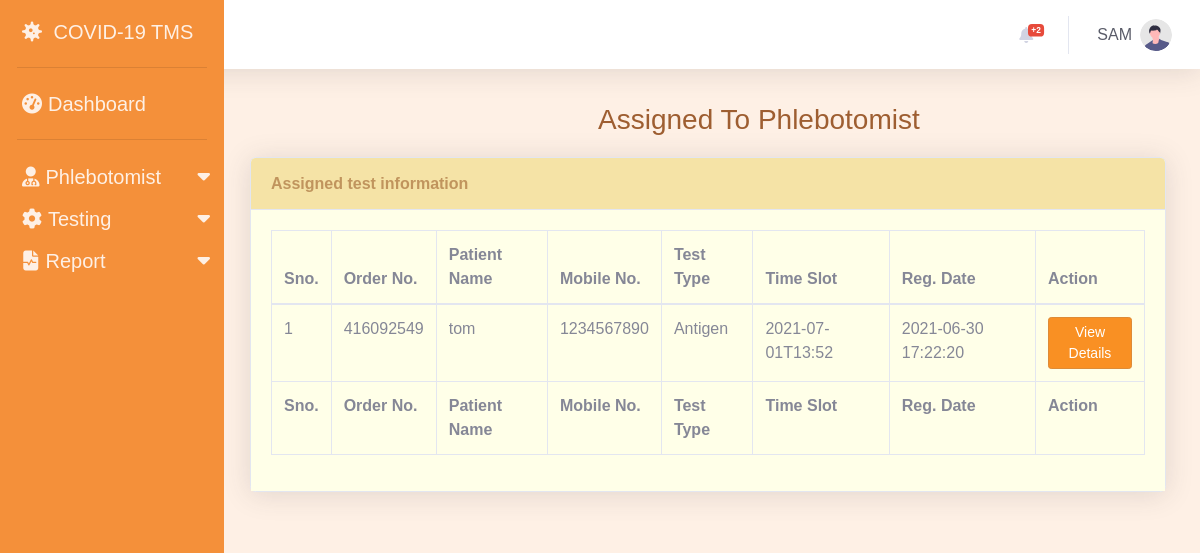
The page /onthewayforsc.php (signed in) on the database its author committed.
### tables this page shows
CREATE TABLE `test_record` (
  `id` int(11) NOT NULL,
  `order_number` bigint(14) DEFAULT NULL,
  `patient_mobile_number` bigint(10) DEFAULT NULL,
  `test_type` varchar(100) DEFAULT NULL,
  `test_time_slot` varchar(120) DEFAULT NULL,
  `report_status` varchar(100) DEFAULT NULL,
  `final_report` varchar(150) DEFAULT NULL,
  `report_upload_time` varchar(200) DEFAULT NULL,
  `registration_date` timestamp NULL DEFAULT CURRENT_TIMESTAMP,
  `assignedToEmpId` varchar(150) DEFAULT NULL,
  `AssignToName` varchar(180) DEFAULT NULL,
  `AssignTime` varchar(100) DEFAULT NULL
);

CREATE TABLE `patients` (
  `patient_id` int(11) NOT NULL,
  `full_name` varchar(255) DEFAULT NULL,
  `mobile_number` bigint(10) DEFAULT NULL,
  `dob` date DEFAULT NULL,
  `govt_issued_id` varchar(150) DEFAULT NULL,
  `govt_issued_id_no` varchar(150) DEFAULT NULL,
  `full_address` varchar(255) DEFAULT NULL,
  `state` varchar(255) DEFAULT NULL,
  `registration_date` timestamp NOT NULL DEFAULT CURRENT_TIMESTAMP
);

### onthewayforsc.php (the view, shortened to what this page needs)
<?php
    include "connect.php";
    if($_SESSION['loggedin']!=true)
    {
        header('location:logout.php');
    }else{
?>
<!DOCTYPE html>
<html lang="en">
<head>
   <link rel="stylesheet" href="css/a_dashboard.css">
   <link rel="stylesheet" href="css/sidebar.css">
   <link rel="stylesheet" href="css/sb-admin-2.min.css">
   <link rel="stylesheet" href="css/style.css">
</head>
<body>
<?php include "a_navbar.php";?>
<?php include "a_sidebar.php";?>
  <article>
         <div class="container-fluid">
<h1 class="h3 mb-2 text-800" style="color:#9E5E31; margin-left:38%;" >Assigned To Phlebotomist</h1>
<div class="card shadow mb-4 " style="margin-top: 20px;">
        <div class="card-header py-3" style="background-color: #F5E3A6;">
            <h6 class="m-0 font-weight-bold text" style="color: #b17f4ac9;">Assigned test information</h6>
        </div>
        <div class="card-body" style="background-color: #FFFFE8;">
            <div class="table-responsive" style="background-color: #FFFFE8;">
            <form name="assignto" method="post">
<table class="table table-bordered" id="dataTable" width="100%" cellspacing="0">
                <thead>
                    <tr>
                        <th>Sno.</th>
                        <th>Order No.</th>
                        <th>Patient Name</th>
                        <th>Mobile No.</th>
                        <th>Test Type</th>
                        <th>Time Slot</th>
                        <th>Reg. Date</th>
                        <th>Action</th>
                    </tr>
                </thead>
                  <tfoot>
                        <tr>
                        <th>Sno.</th>
                        <th>Order No.</th>
                        <th>Patient Name</th>
                        <th>Mobile No.</th>
                        <th>Test Type</th>
                        <th>Time Slot</th>
                        <th>Reg. Date</th>
                        <th>Action</th>
                    </tr>
                </tfoot>
                <tbody>
<?php
$query=mysqli_query($link, "SELECT tr.order_number,p.full_name,p.mobile_number,tr.test_type,tr.test_time_slot,tr.registration_date,tr.id AS test_id FROM test_record tr JOIN patients p ON p.mobile_number = tr.patient_mobile_number WHERE report_status like 'On the way for sample collection';");
$count = 1;
while($row=mysqli_fetch_array($query)){
?>
    <tr>
        <td><?php echo $count; ?></td>
        <td><?php echo $row['order_number']; ?></td>
        <td><?php echo $row['full_name']; ?></td>
        <td><?php echo $row['mobile_number']; ?></td>
        <td><?php echo $row['test_type']; ?></td>
        <td><?php echo $row['test_time_slot']; ?></td>
        <td><?php echo $row['registration_date']; ?></td>
        <td><a href="test_details.php?tid=<?php echo $row['test_id'];?>&&oid=<?php echo $row['order_number'];?>" class="btn btn-info btn-sm" style="background-color: #f99023; border-color: #de8b36;">View Details</a> </td>
    </tr>
<?php
$count++;
}
?>
                </tbody>
            </table>
                 </form>
        </div>
    </div>
</div>
</div>
  </article>
</body>
</html>
<?php } ?>

### a_navbar.php (shortened to what this page needs)
<nav class="navbar navbar-expand navbar-light bg-white topbar mb-4 static-top shadow" style="height:69px ;">
<ul class="navbar-nav ml-auto">
<?php
    $query = mysqli_query($link,"SELECT * FROM test_record WHERE report_status IS null;");
    $count = mysqli_num_rows($query);
?>
    <li class="nav-item dropdown no-arrow mx-1">
        <a class="nav-link dropdown-toggle" href="#" id="alertsDropdown" role="button"
            data-toggle="dropdown" aria-haspopup="true" aria-expanded="false">
            <i class="fas fa-bell fa-fw"></i>
            <span class="badge badge-danger badge-counter">+<?php echo $count;?></span>
        </a>
    </li>
<?php
    $ad_id = $_SESSION['aid'];
    $sqlq = "SELECT a_name FROM ctm.admin_details WHERE a_id='$ad_id';";
    $q1 = mysqli_query($link,$sqlq);
    while($res = mysqli_fetch_array($q1)){
?>
    <li class="nav-item dropdown no-arrow">
        <a class="nav-link dropdown-toggle" href="#" id="userDropdown" role="button" data-toggle="dropdown" aria-haspopup="true" aria-expanded="false">
            <span class="mr-2 d-none d-lg-inline text-gray-800 large" style=" text-transform: uppercase; margin-right:20px;"><?php echo $res['a_name']; ?></span>
        <?php } ?>
            <img class="img-profile rounded-circle"
                src="img/undraw_profile.svg" width="50px" height="50px">
        </a>
    </li>
</ul>
</nav>

### css/a_dashboard.css (style rules this page uses)
body { background-color: #FEF0E5; }

### css/style.css (style rules this page uses)
* { box-sizing: border-box; }
body { font-family: Arial, Helvetica, sans-serif; background-color: #FEF0E5; }
article { float: left; margin-left: 18%; padding: 10px; width: 82%; background-color: #FEF0E5; height: 100%; }

### rows shown on the page
test_record: order_number "416092549", patients.full_name "tom", patients.mobile_number "1234567890", test_type "Antigen", test_time_slot "2021-07-01T13:52", registration_date "2021-06-30 17:22:20"

### other values the page prints
$count "2"
$res['a_name'] "SAM"
